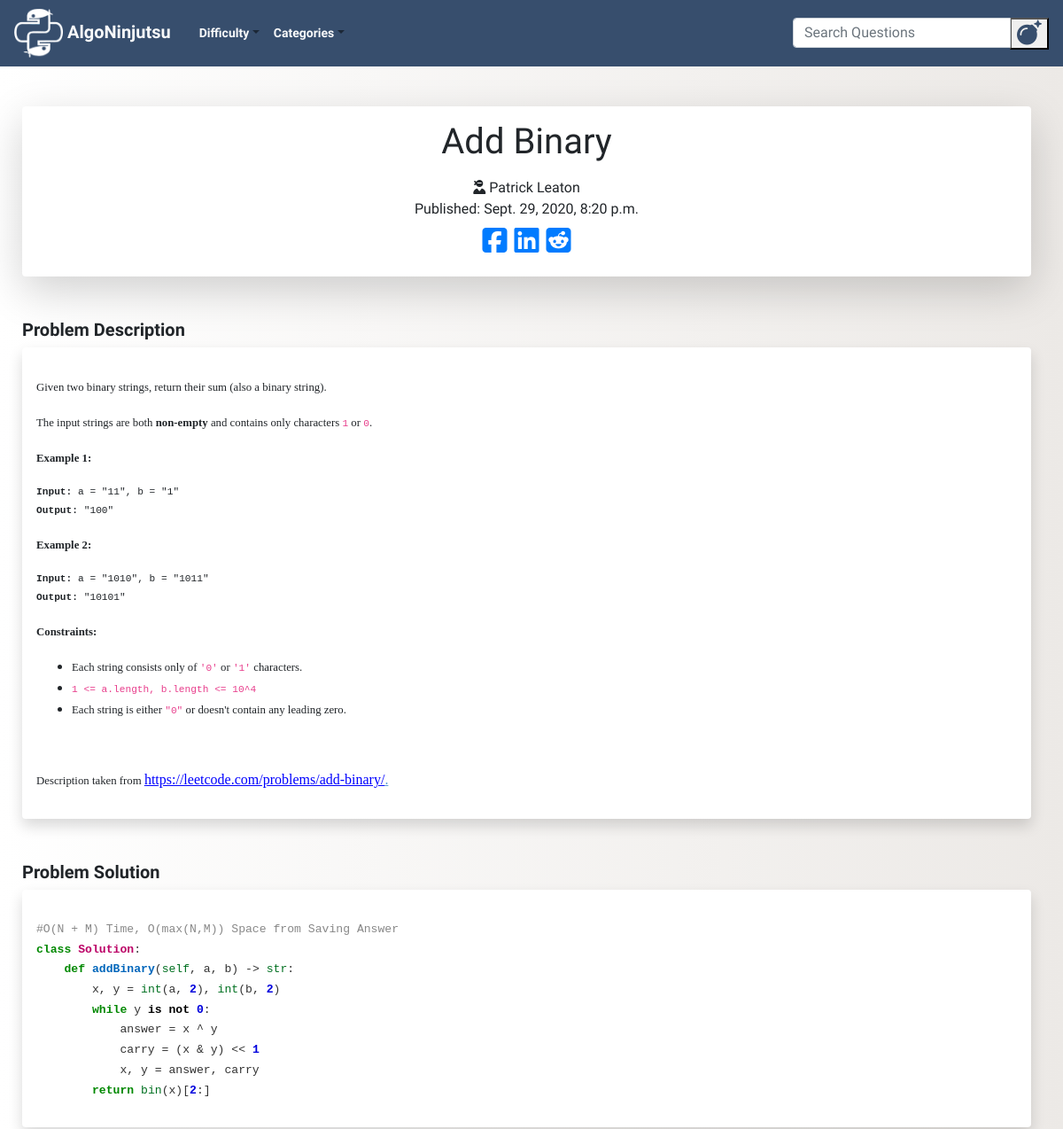
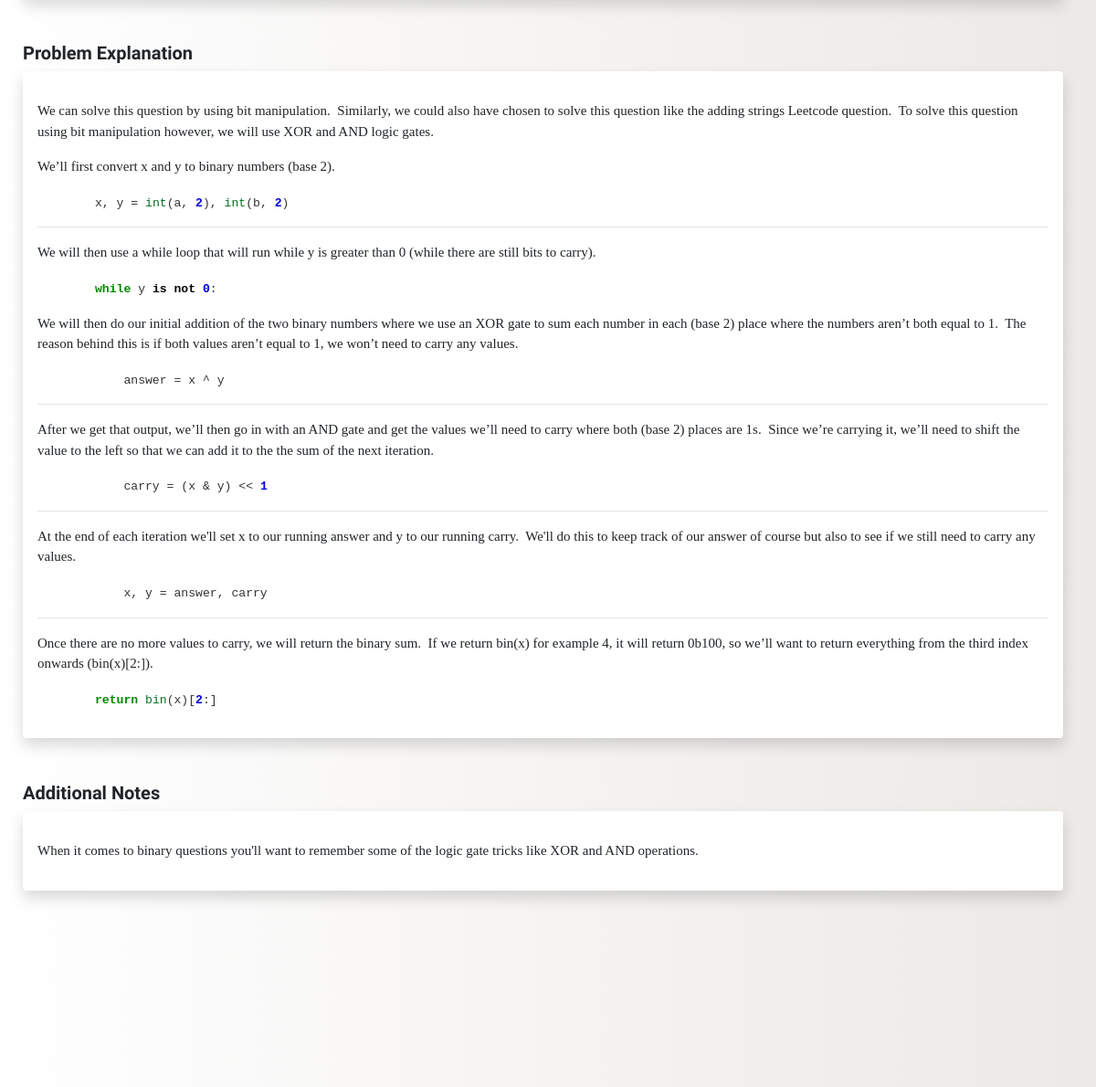
/post/17/ (upper part), run on an earlier commit of the app's database (2 pictures, top to bottom).
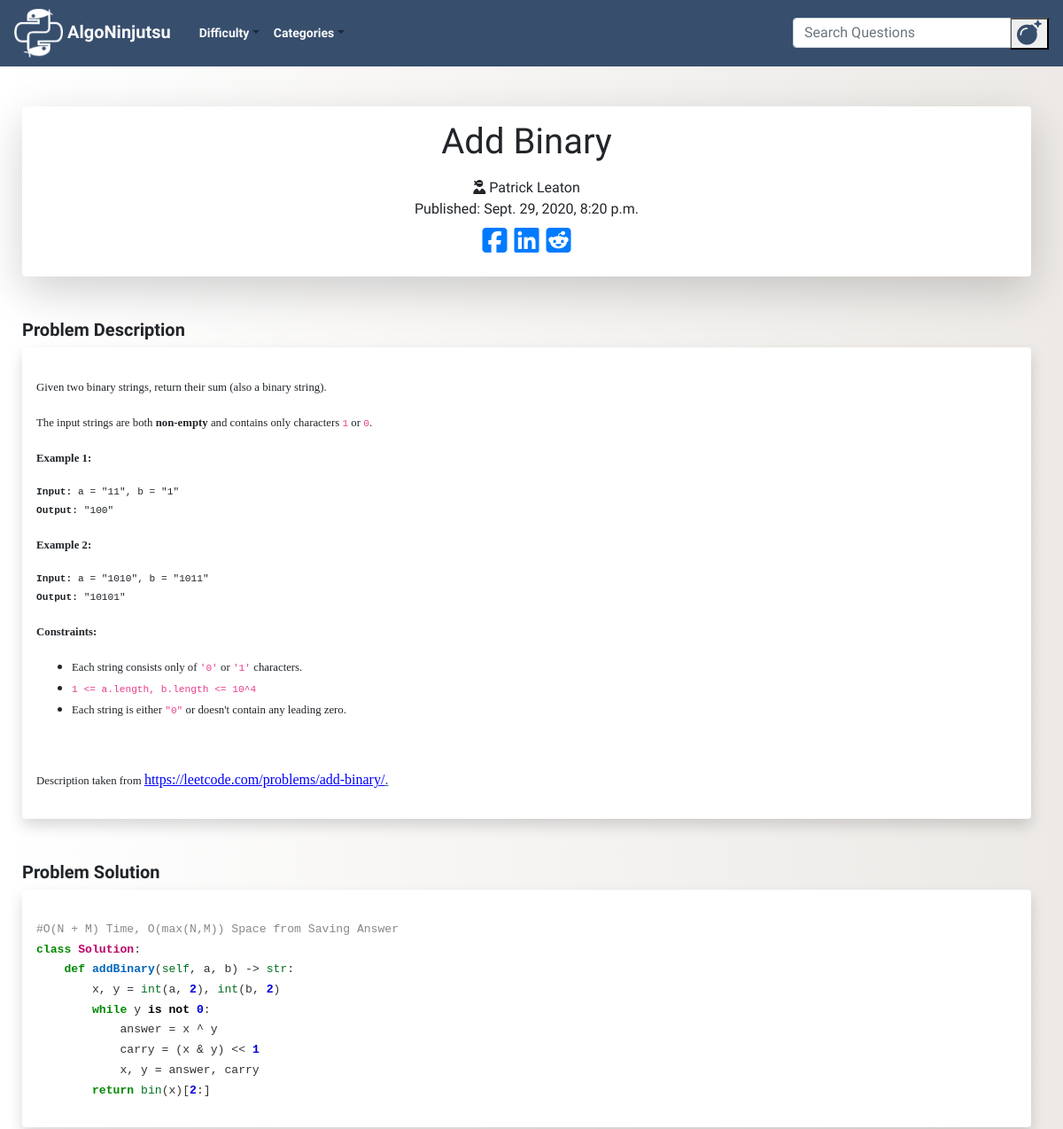
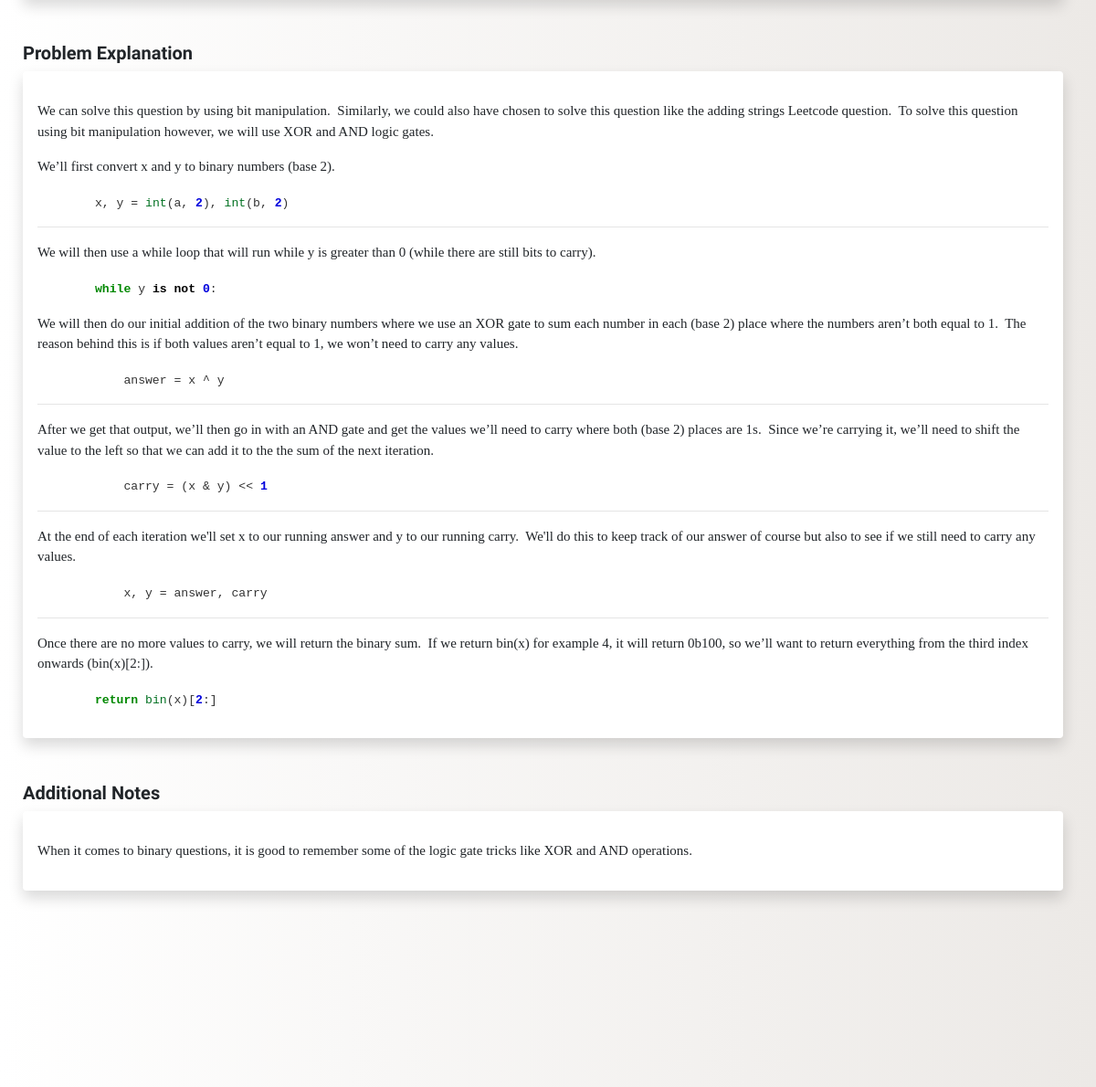
And on a later commit of the database (2 pictures, top to bottom).
### blog/models.py (models this page shows, shortened)
class Post(models.Model):
    author = models.TextField()
    title = RichTextField()
    category = models.TextField(choices = CATEGORY_CHOICES, default = 'arrays')
    alt_category = models.TextField(choices = CATEGORY_CHOICES, blank=True, null = True)
    difficulty = models.TextField(choices = DIFFICULTY_CHOICES, default = 'easy')
    description = RichTextField()
    text = RichTextField()
    explanation = RichTextField()
    additional_notes = RichTextField(blank=True, null = True)
    published_date = models.DateTimeField(blank=True, null=True)

### blog/views.py (the view)
# urls.py: path('post/<int:pk>/', views.PostDetailView.as_view(), name='post_detail'),
class PostDetailView(DetailView):
    model = Post

### blog/templates/blog/post_detail.html (shortened to what this page needs)
{% extends 'blog/base.html' %}
{% block content %}
<div class="pops col-md-12">
  <div class="detail_title shadow-lg p-3 mb-5 bg-white rounded">
    <div align="center">
      <h1 class="posttitle">{{post.title|safe}}</h1>
      <i class="fas fa-user-ninja"></i>
      {{post.author}}
    </div>
    {% if post.published_date %}
    <div class="date postdate">
      Published: {{ post.published_date }}
    </div>
    {% else %}
    <a class="btn btn-default" href="{% url 'post_publish' pk=post.pk%}">Publish</a>
    {% endif %}
    <div class="fa-2x social_links" align="center">
      <a href="https://www.facebook.com/sharer/sharer.php?u={{request.build_absolute_uri}}">
        <i class="fab fa-facebook-square"></i>
      </a>
        <a href="https://www.linkedin.com/shareArticle?mini=true&url={{request.build_absolute_uri}}&title=Gaijin%20Gaming&summary=Check%20out%20this%20article%20from%20Gaijin%20Gaming%20&source={{request.build_absolute_uri}}">
        <i class="fab fa-linkedin"></i>
      </a>
      <a href="http://www.reddit.com/submit?url={{request.build_absolute_uri}}&title=Check%20out%20this%20article%20from%20Gaijin%20Gaming">
        <i class="fab fa-reddit-square"></i>
      </a>
     </div>
  </div>
<h5><b>Problem Description</b></h5>
  <div class="postdescription shadow p-3 mb-5 bg-white rounded">
      <p>{{ post.description|safe}}</p>
  </div>
<h5><b>Problem Solution</b></h5>
  <div class="posttext shadow p-3 mb-5 bg-white rounded">
      <p>{{ post.text|safe}}</p>
  </div>
<h5><b>Problem Explanation</b></h5>
<div class="postexplanation shadow p-3 mb-5 bg-white rounded">
    <p>{{ post.explanation|safe}}</p>
</div>
{% if post.additional_notes %}
<h5><b>Additional Notes</b></h5>
<div class="additionalnotes shadow p-3 mb-5 bg-white rounded">
    <p>{{ post.additional_notes|safe}}</p>
</div>
{% endif %}
  </div>
  {% endblock %}

What changed in the data, as far as the page shows it:
changed Post "Add Binary": additional_notes "When it comes to binary questions you'll want to remember some of the logic gate tricks like XOR and AND operations." → "When it comes to binary questions, it is good to remember some of the logic gate tricks like XOR and AND operations."
